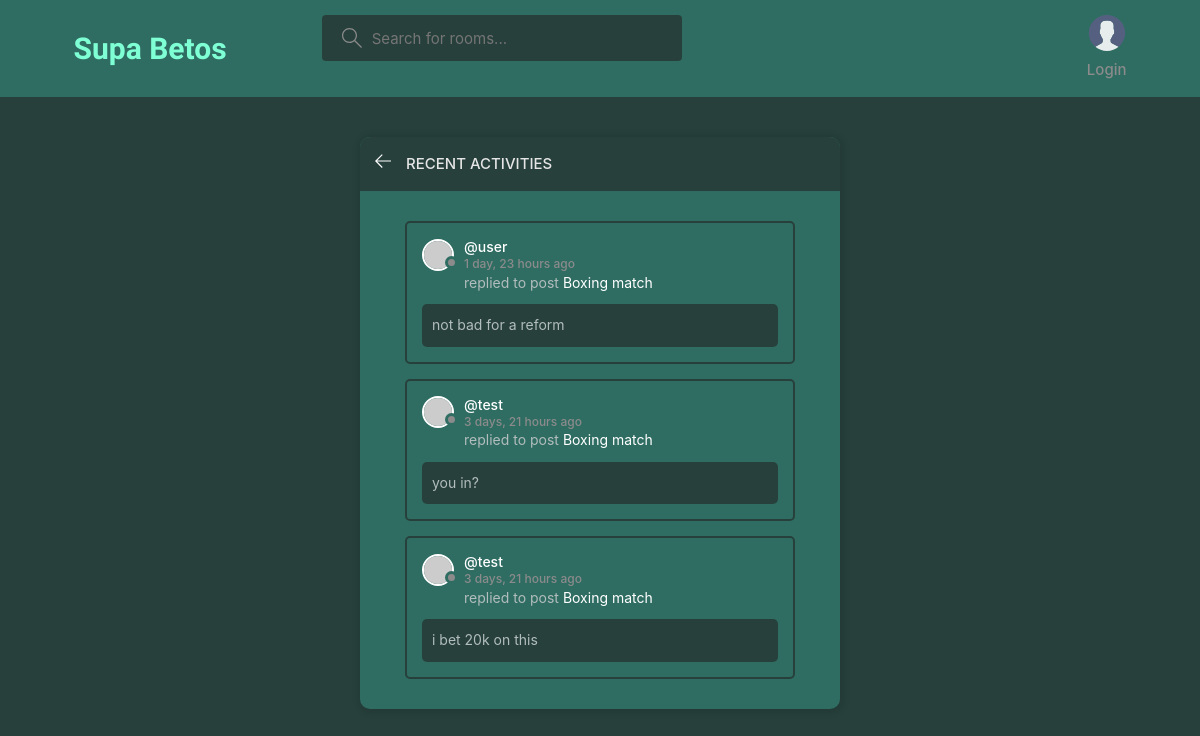
The page /activity/ on the database its author committed.
### api/models.py (models this page shows, shortened)
class Message(models.Model):
    user = models.ForeignKey(User, on_delete=models.CASCADE)
    room = models.ForeignKey(Room, on_delete=models.CASCADE)
    body = models.TextField()
    updated = models.DateTimeField(auto_now=True)
    created = models.DateTimeField(auto_now_add=True)
    class Meta:
        ordering = ['-updated', '-created']

class Room(models.Model):
    host = models.ForeignKey(User, on_delete=models.SET_NULL, null=True)
    topic = models.ForeignKey(Topic, on_delete=models.SET_NULL, null=True, blank=True)
    name = models.CharField(max_length=50)
    description = models.TextField(null=True, blank=True)
    participants = models.ManyToManyField(
        User, related_name='participants', blank=True)
    updated = models.DateTimeField(auto_now=True)
    created = models.DateTimeField(auto_now_add=True)
    class Meta:
        ordering = ['-updated', '-created']
    def __str__(self):
        return self.name

### api/views.py (the view)
# urls.py: path('activity/', views.activity, name='activity'),
def activity(request):
    room_messages = Message.objects.all().order_by('-created')[:3]
    context = {'room_messages': room_messages}
    return render(request, 'base/activity.html', context)

### api/templates/base/activity.html (shortened to what this page needs)
{% extends 'main.html' %}
{% block content %}
    <main class="layout">
      <div class="container">
        <div class="layout__box">
          <div class="layout__boxHeader">
            <div class="layout__boxTitle">
              <a href="{% url 'home' %}">
                <svg version="1.1" xmlns="http://www.w3.org/2000/svg" width="32" height="32" viewBox="0 0 32 32">
                  <title>arrow-left</title>
                  <path
                    d="M13.723 2.286l-13.723 13.714 13.719 13.714 1.616-1.611-10.96-10.96h27.625v-2.286h-27.625l10.965-10.965-1.616-1.607z"
                  ></path>
                </svg>
              </a>
              <h3>Recent Activities</h3>
            </div>
          </div>
          <div class="activities-page layout__body">
            {% for message in room_messages %}
            <div class="activities__box">
              <div class="activities__boxHeader roomListRoom__header">
                <a href="{% url 'user-profile' message.user.id  %}" class="roomListRoom__author">
                  <div class="avatar avatar--small">
                    <img src="https://randomuser.me/api/portraits/women/11.jpg" />
                  </div>
                  <p>
                    @{{message.user}}
                  <span>{{message.created|timesince}} ago</span>
                  </p>
                </a>
              </div>
              <div class="activities__boxContent">
                <p>replied to post <a href="{% url 'room' message.room.id %}">{{message.room}}</a></p>
                <div class="activities__boxRoomContent">
                  {{message.body}}
                </div>
              </div>
            </div>
            {% endfor %}
          </div>
        </div>
      </div>
    </main>
    {% endblock content %}

### static/styles/index.css (style rules this page uses)
:root { --color-main: #FFFFFF; --color-main-light: #e1f6fb; --color-dark: #2f6d63; --color-dark-medium: #27403C; --color-dark-light: #27403C; --color-light: #e5e5e5; --color-gray: #8b8b8b; --color-light-gray: #b2bdbd; --color-bg: #27403C; --color-success: #5dd693; --color-error: #fc4b0b; }
* { font-family: "DM Sans", -apple-system, BlinkMacSystemFont, "Segoe UI", Roboto, Oxygen, Ubuntu, Cantarell, "Open Sans", "Helvetica Neue", sans-serif; margin: 0; padding: 0; box-sizing: border-box; text-rendering: optimizeLegibility; font-size: inherit; }
html { font-size: 56.25%; }
@media only screen and (min-width: 1200px) { html { font-size: 62.5%; } }
body { line-height: 1.6; font-weight: 400; font-size: 1.5rem; color: var(--color-light-gray); background-color: var(--color-bg); min-height: 100vh; }
img { width: 100%; }
a { display: inline-block; color: var(--color-main); text-decoration: none; }
.container { max-width: 120rem; width: 90%; margin: auto; }
.avatar { position: relative; display: inline-block; border-radius: 50%; border: 2px solid var(--color-main); }
.avatar img { display: block; border-radius: 50%; object-fit: cover; object-position: center; }
.avatar::after { content: ""; display: block; position: absolute; background-color: var(--color-gray); z-index: 111; border-radius: 50%; border: 0.3rem solid var(--color-dark); }
.avatar.avatar--small img { width: 2.8rem; height: 2.8rem; }
.avatar.avatar--small:after { width: 0.7rem; height: 0.7rem; bottom: 0px; right: -6px; }
.layout { margin-top: 2.4rem; }
.layout > .container { display: flex; justify-content: space-between; align-items: flex-start; }
.layout__box { width: 90%; max-width: 48rem; min-height: 40rem; position: absolute; top: 50%; left: 50%; transform: translate(-50%, -46%); background-color: var(--color-dark); border-radius: 1rem; box-shadow: 1px 1px 6px 3px rgba(0, 0, 0, 0.1); overflow: hidden; }
.layout__boxHeader { display: flex; padding: 1.5rem; background-color: var(--color-dark-light); }
.layout__boxTitle { display: flex; gap: 1.5rem; align-items: center; }
.layout__boxTitle h3 { text-transform: uppercase; font-weight: 500; color: var(--color-light); }
.layout__boxTitle svg { width: 1.6rem; height: 1.6rem; fill: var(--color-main); }
.layout__body { margin: 3rem; }
.roomListRoom__header { display: flex; justify-content: space-between; align-items: center; }
.roomListRoom__author { font-weight: 500; display: flex; align-items: center; gap: 1rem; }
.activities__box { margin: 1.5rem; padding: 1.5rem; border: 2px solid var(--color-dark-medium); border-radius: 5px; }
.activities__boxHeader p { font-size: 1.4rem; line-height: 1.3; }
.activities__boxHeader p span { color: var(--color-gray); font-size: 1.2rem; display: block; }
.activities__boxContent { margin-left: 4.2rem; }
.activities__boxContent { font-size: 1.4rem; }
.activities__boxRoomContent { background: var(--color-bg); padding: 1rem; border-radius: 5px; margin-top: 1rem; margin-left: -4.2rem; }

### rows shown on the page
Message: user "user", created "1 day, 23 hours", room "Boxing match", body "not bad for a reform"
Message: user "test", created "3 days, 21 hours", room "Boxing match", body "you in?"
Message: user "test", created "3 days, 21 hours", room "Boxing match", body "i bet 20k on this"
